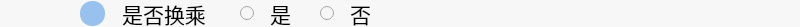
    <widget class="QFrame" name="frame_4">
     <property name="geometry">
      <rect>
       <x>0</x>
       <y>249</y>
       <width>800</width>
       <height>27</height>
      </rect>
     </property>
     <property name="minimumSize">
      <size>
       <width>800</width>
       <height>27</height>
      </size>
     </property>
     <property name="styleSheet">
      <string notr="true">background-color:rgb(247,247,247);border:none</string>
     </property>
     <property name="frameShape">
      <enum>QFrame::StyledPanel</enum>
     </property>
     <property name="frameShadow">
      <enum>QFrame::Raised</enum>
     </property>
     <widget class="QLabel" name="label_6">
      <property name="geometry">
       <rect>
        <x>80</x>
        <y>1</y>
        <width>25</width>
        <height>25</height>
       </rect>
      </property>
      <property name="minimumSize">
       <size>
        <width>25</width>
        <height>25</height>
       </size>
      </property>
      <property name="styleSheet">
       <string notr="true">*{
 border-radius: 12px; border: none; background: rgb(152,193,237);
}</string>
      </property>
      <property name="text">
       <string/>
      </property>
     </widget>
     <widget class="QLabel" name="label_13">
      <property name="geometry">
       <rect>
        <x>110</x>
        <y>0</y>
        <width>108</width>
        <height>27</height>
       </rect>
      </property>
      <property name="minimumSize">
       <size>
        <width>108</width>
        <height>27</height>
       </size>
      </property>
      <property name="font">
       <font>
        <family>微软雅黑</family>
        <pointsize>16</pointsize>
       </font>
      </property>
      <property name="text">
       <string>是否换乘</string>
      </property>
      <property name="alignment">
       <set>Qt::AlignCenter</set>
      </property>
     </widget>
     <widget class="QRadioButton" name="radioButton_7">
      <property name="geometry">
       <rect>
        <x>240</x>
        <y>0</y>
        <width>16</width>
        <height>27</height>
       </rect>
      </property>
      <property name="minimumSize">
       <size>
        <width>15</width>
        <height>27</height>
       </size>
      </property>
      <property name="cursor">
       <cursorShape>PointingHandCursor</cursorShape>
      </property>
      <property name="styleSheet">
       <string notr="true"/>
      </property>
      <property name="text">
       <string/>
      </property>
      <property name="iconSize">
       <size>
        <width>18</width>
        <height>18</height>
       </size>
      </property>
      <property name="checked">
       <bool>false</bool>
      </property>
     </widget>
     <widget class="QLabel" name="label_21">
      <property name="geometry">
       <rect>
        <x>270</x>
        <y>0</y>
        <width>35</width>
        <height>27</height>
       </rect>
      </property>
      <property name="minimumSize">
       <size>
        <width>35</width>
        <height>27</height>
       </size>
      </property>
      <property name="font">
       <font>
        <family>微软雅黑</family>
        <pointsize>16</pointsize>
       </font>
      </property>
      <property name="text">
       <string>是</string>
      </property>
      <property name="alignment">
       <set>Qt::AlignLeading|Qt::AlignLeft|Qt::AlignVCenter</set>
      </property>
     </widget>
     <widget class="QRadioButton" name="radioButton_8">
      <property name="geometry">
       <rect>
        <x>320</x>
        <y>0</y>
        <width>16</width>
        <height>27</height>
       </rect>
      </property>
      <property name="minimumSize">
       <size>
        <width>15</width>
        <height>27</height>
       </size>
      </property>
      <property name="cursor">
       <cursorShape>PointingHandCursor</cursorShape>
      </property>
      <property name="styleSheet">
       <string notr="true"/>
      </property>
      <property name="text">
       <string/>
      </property>
      <property name="iconSize">
       <size>
        <width>18</width>
        <height>18</height>
       </size>
      </property>
      <property name="checked">
       <bool>false</bool>
      </property>
     </widget>
     <widget class="QLabel" name="label_22">
      <property name="geometry">
       <rect>
        <x>350</x>
        <y>0</y>
        <width>35</width>
        <height>27</height>
       </rect>
      </property>
      <property name="minimumSize">
       <size>
        <width>35</width>
        <height>27</height>
       </size>
      </property>
      <property name="font">
       <font>
        <family>微软雅黑</family>
        <pointsize>16</pointsize>
       </font>
      </property>
      <property name="text">
       <string>否</string>
      </property>
      <property name="alignment">
       <set>Qt::AlignLeading|Qt::AlignLeft|Qt::AlignVCenter</set>
      </property>
     </widget>
    </widget>
